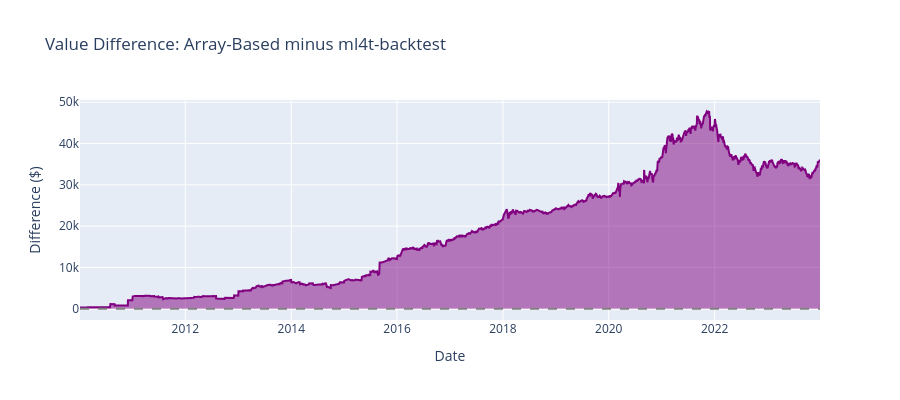

Notebook cell for this chart:
### Code cell
# Difference over time (align index types)
eq_vbt_dt = equity_vbt.copy()
eq_ml4t_dt = equity_ml4t.copy()
eq_vbt_dt.index = pd.to_datetime(eq_vbt_dt.index)
eq_ml4t_dt.index = pd.to_datetime(eq_ml4t_dt.index)
shared_eq = eq_vbt_dt.index.intersection(eq_ml4t_dt.index)
diff_series = eq_vbt_dt.loc[shared_eq] - eq_ml4t_dt.loc[shared_eq]

fig = go.Figure()

fig.add_trace(
    go.Scatter(
        x=diff_series.index,
        y=diff_series,
        name="Array - ml4t",
        fill="tozeroy",
        line=dict(color="purple"),
    )
)

fig.add_hline(y=0, line_dash="dash", line_color="gray")

fig.update_layout(
    title="Value Difference: Array-Based minus ml4t-backtest",
    xaxis_title="Date",
    yaxis_title="Difference ($)",
    height=400,
)
fig.show()

### Figure 1 — Plotly figure (JSON) as saved in the notebook; plotly's stock layout.template omitted (floating-point values rounded to 4 significant figures; data arrays with more than 128 entries replaced by an {"elided": "..."} marker saying what was removed)
{"data": [{"fill": "tozeroy", "line": {"color": "purple"}, "name": "Array - ml4t", "type": "scatter", "x": {"elided": "3522 str values"}, "y": {"elided": "3522 float values"}}], "layout": {"height": 400, "shapes": [{"line": {"color": "gray", "dash": "dash"}, "type": "line", "x0": 0, "x1": 1, "xref": "x domain", "y0": 0, "y1": 0, "yref": "y"}], "title": {"text": "Value Difference: Array-Based minus ml4t-backtest"}, "xaxis": {"title": {"text": "Date"}}, "yaxis": {"title": {"text": "Difference ($)"}}}}
